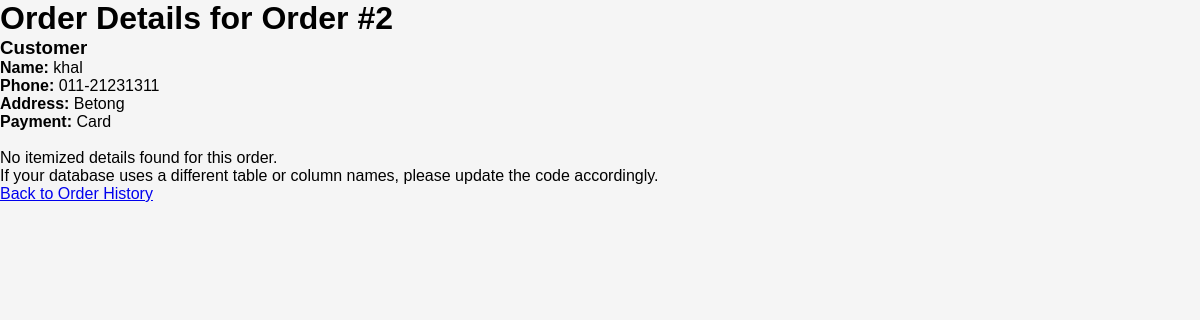
/orderdetails.php?order=2 (signed in), run on the app's committed database.
### tables this page shows
CREATE TABLE `orders` (
  `orderID` int(11) NOT NULL,
  `userID` int(11) NOT NULL,
  `totalAmount` decimal(10,2) NOT NULL,
  `orderDate` timestamp NOT NULL DEFAULT current_timestamp(),
  `fullName` varchar(200) NOT NULL DEFAULT '',
  `phone` varchar(50) NOT NULL DEFAULT '',
  `address` varchar(400) NOT NULL DEFAULT '',
  `paymentMethod` varchar(100) NOT NULL DEFAULT ''
);

### orderdetails.php (the view, shortened to what this page needs)
<?php
include 'db.php';
$orderParam = $_GET['order'] ?? null;
function tryFetchOrder($conn, $orderId) {
    $idCols = ['orderID','id','order_id','orderId'];
    foreach ($idCols as $col) {
        $sql = "SELECT * FROM orders WHERE $col = ? LIMIT 1";
        $stmt = $conn->prepare($sql);
        if ($stmt) {
            $stmt->bind_param('s', $orderId);
            $stmt->execute();
            $res = $stmt->get_result();
            if ($res && $res->num_rows === 1) return $res->fetch_assoc();
        }
    }
    return null;
}
function pickFirst($row, $candidates) {
    foreach ($candidates as $c) {
        if (isset($row[$c])) return $row[$c];
    }
    return null;
}
$order = tryFetchOrder($conn, $orderParam);
$custName = pickFirst($order, ['fullName','full_name','name']);
$custPhone = pickFirst($order, ['phone','telephone']);
$custAddress = pickFirst($order, ['address']);
$custPayment = pickFirst($order, ['paymentMethod','payment_method','payment']);
$items = [];
?>
<!DOCTYPE html>
<html>
<head>
    <link rel="stylesheet" href="style.css">
</head>
<body>
    <h1>Order Details for Order #<?php echo htmlspecialchars(pickFirst($order, ['orderID','id','order_id','orderId']) ?: $orderParam); ?></h1>
    <section style="margin-bottom:18px;">
        <h3>Customer</h3>
        <div><strong>Name:</strong> <?php echo htmlspecialchars($custName ?: ($_SESSION['fullName'] ?? '')); ?></div>
        <div><strong>Phone:</strong> <?php echo htmlspecialchars($custPhone ?: ''); ?></div>
        <div><strong>Address:</strong> <?php echo nl2br(htmlspecialchars($custAddress ?: '')); ?></div>
        <div><strong>Payment:</strong> <?php echo htmlspecialchars($custPayment ?: ''); ?></div>
    </section>
    <?php if (count($items) === 0): ?>
        <p>No itemized details found for this order.</p>
        <p>If your database uses a different table or column names, please update the code accordingly.</p>
    <?php endif; ?>
    <p><a href="orderhistory.php">Back to Order History</a></p>
</body>
</html>

### style.css (style rules this page uses)
* { margin: 0; padding: 0; box-sizing: border-box; }
body { font-family: Arial, sans-serif; background-color: #f5f5f5; }

### data on the page
orders: orderID "2", fullName "khal", phone "011-21231311", address "Betong", paymentMethod "Card"
